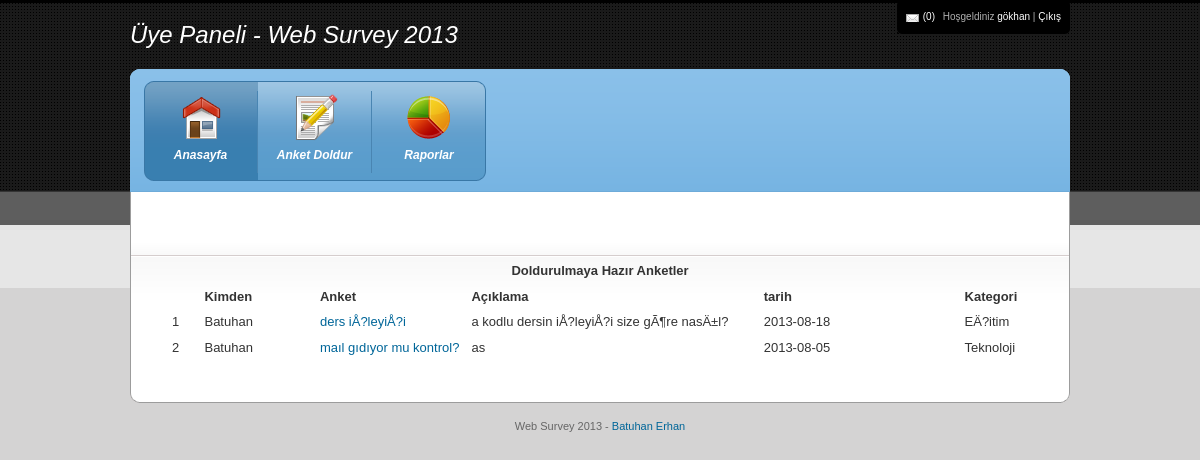
Page /uindex.php?s=anketdoldur (signed in) on the committed database.
### tables this page shows
CREATE TABLE IF NOT EXISTS `uyelik` (
  `id` int(11) NOT NULL AUTO_INCREMENT,
  `adi_soyadi` varchar(255) NOT NULL,
  `numara` int(11) NOT NULL,
  `bolum_id` int(11) NOT NULL,
  `yas` int(11) NOT NULL,
  `mail` varchar(255) NOT NULL,
  `sifre` varchar(255) NOT NULL,
  `onay` int(11) NOT NULL DEFAULT '0',
  `danisman_id` int(11) NOT NULL,
  PRIMARY KEY (`id`)
);

CREATE TABLE IF NOT EXISTS `anket` (
  `id` int(11) NOT NULL AUTO_INCREMENT,
  `anket` varchar(255) NOT NULL,
  `aciklama` text NOT NULL,
  `kategori_id` int(11) NOT NULL,
  `tarih` date NOT NULL,
  `anketor_id` int(11) NOT NULL,
  PRIMARY KEY (`id`)
);

CREATE TABLE IF NOT EXISTS `anketor` (
  `id` int(11) NOT NULL AUTO_INCREMENT,
  `adi_soyadi` varchar(255) NOT NULL,
  `unvan_id` int(11) NOT NULL,
  `mail` varchar(255) NOT NULL,
  `sifre` varchar(255) NOT NULL,
  PRIMARY KEY (`id`)
);

CREATE TABLE IF NOT EXISTS `kategori` (
  `id` int(11) NOT NULL AUTO_INCREMENT,
  `kategori` varchar(255) NOT NULL,
  PRIMARY KEY (`id`)
);

### anketdoldur.php (the view, shortened to what this page needs)
<?php
	$ip = $_SERVER['REMOTE_ADDR'];
?>
<p><br><br>
<?php
$anket_sn = mysql_fetch_assoc(mysql_query("SELECT * FROM anket where id='".$_GET["sa"]."'"));
if($_GET["sa"] && $anket_sn){
	$ip_kn = mysql_fetch_assoc(mysql_query("SELECT * FROM ip_kontrol where anket_id='".$_GET["sa"]."' and ip='".$ip."'"));
	if(!$ip_kn || $ip_sn==1){
	$a_al = mysql_fetch_assoc(mysql_query("SELECT * FROM anket where id='$_GET[sa]'"));
if($ip_sn!=1){
?>
<div id="anaKapsayici">
	<div id="ust">
		<div class="ortala">
		  <div class="temizle"></div>
		</div>
	</div>
	<div class="golge"></div>
	<div id="orta" class="ortala">
    <form method="post" enctype="multipart/form-data" name="example" action="<?=$PHP_SELF;?>">
	  <table><tr><td><div class="sayfaAciklamasi">
<h3 class="genelBaslik"><?=$a_al["adi"];?></h3>
				<p><?=$a_al["aciklama"];?></p>
	  </div></td></tr>
      <?php
	  $s = mysql_query("select * from sorular where anket_id='".$_GET["sa"]."' order by siralama");
while ($lis = mysql_fetch_array($s)) {
	  ?>
      <tr><td>
<h3 class="genelBaslik"><?=$lis["soru"];?></h3>
				<?php
              $sik = mysql_query("select * from siklar where soru_id=$lis[id] order by siralama");
			  $i=1;
        	   while ($siklis = mysql_fetch_array($sik)) {
				   if($siklis["tip"]==1){
                ?>
				<p><input type="radio" name="<?=$lis["id"];?>" value="<?=$siklis["id"];?>"> <?=$siklis["adi"];?></p>
                <?php
				   }else if($siklis["tip"]==2){
				   $i++;
				?>
               <p><input type="checkbox" name="<?=$lis["id"]."-".$i;?>" value="<?=$siklis["id"];?>"> <?=$siklis["adi"];?></p>
                <?php
                	}else if($siklis["tip"]==4){
				?>
               <p><input type="text" name="<?=$lis["id"];?>" value="<?=$siklis["id"];?>"> <?=$siklis["adi"];?></p>
                <?php
                	}else if($siklis["tip"]==9){
				?>
               <p><TEXTAREA NAME="<?=$lis["id"];?>" COLS=40 ROWS=6></TEXTAREA> <?=$siklis["adi"];?></p>
                <?php
                	}
				}
				?>
	 </td></tr>
     <?php
	}
	 ?>
     <tr><td><p><input type="submit" class="buton" name="onay" id="onay" value="Onayla" /></p></td></tr>
     </table></form>
  </div>
</div>
    <?php
}
	}else{
		echo "<center>Daha onceden bu anketi Doldurdunuz.</center>";
	}
}else{
?>
  <center> <table width="856" height="102" border="1" align="center">
<tr>
  <th colspan="6" scope="col">Doldurulmaya Hazır Anketler</th>
  </tr>
  <tr class="s">
  <th width="27" scope="col"></th>
    <th width="96" class="s" scope="col">Kimden</th>
    <th width="126" class="s" scope="col">Anket</th>
    <th width="243" class="s" scope="col">Açıklama</th>
    <th width="167" class="s" scope="col">tarih</th>
    <th width="27" class="s" scope="col">Kategori</th>
    </tr>
  <?php
  $i=0;
  $s = mysql_query("select * from anket where anketor_id='".$u_al["danisman_id"]."' order by id");
while ($lis = mysql_fetch_array($s)) {
	$list = mysql_fetch_assoc(mysql_query("select * from anketor where id=".$lis["anketor_id"].""));
	$liste = mysql_fetch_assoc(mysql_query("select * from kategori where id=".$lis["kategori_id"].""));
	$i++;
  ?>
  <tr>
  	<td><?=$i;?></td>
    <td><?=$list["adi_soyadi"];?></td>
    <td><a href="uindex.php?s=anketdoldur&sa=<?=$lis["id"];?>"><?=$lis["anket"];?></a></td>
    <td><?=$lis["aciklama"];?></td>
    <td><?=$lis["tarih"];?></td>
    <td><?=$liste["kategori"];?></td>
    </tr>
    <?php
  }
   ?>
</table> </center>
<?php
}
	?>

### uindex.php (shortened to what this page needs)
<?php
	if($_SESSION["u_id"]){
	$u_al = mysql_fetch_assoc(mysql_query("SELECT * FROM uyelik where id='$_SESSION[u_id]'"));
	$mesaj = mysql_fetch_assoc(mysql_query("SELECT COUNT(*) as say FROM umesaj where kime='$_SESSION[u_id]'"));
?>
<!DOCTYPE html PUBLIC "-//W3C//DTD XHTML 1.0 Transitional//EN" "http://www.w3.org/TR/xhtml1/DTD/xhtml1-transitional.dtd">
<html xmlns="http://www.w3.org/1999/xhtml">
<head>
<link rel="stylesheet" type="text/css" href="css/960.css" />
<link rel="stylesheet" type="text/css" href="css/reset.css" />
<link rel="stylesheet" type="text/css" href="css/text.css" />
<link rel="stylesheet" type="text/css" href="css/blue.css" />
<link type="text/css" href="css/smoothness/ui.css" rel="stylesheet" />
</head>
<body>
<div class="container_16" id="wrapper">
	<div class="grid_8" id="logo">Üye Paneli - Web Survey 2013</div>
    <div class="grid_8">
      <div id="user_tools"><span><a href="uindex.php?s=umesaj&id=<?=$u_al["id"]?>" class="mail">(<?=$mesaj["say"];?>)</a> Hoşgeldiniz <a href="uindex.php?s=uyeduzenle&id=<?=$u_al["id"]?>"><?php echo $u_al["adi_soyadi"]; ?></a> |  <a href="uindex.php?s=cikis&u=1">Çıkış</a></span></div>
    </div>
<div class="grid_16" id="header">
<div id="menu">
	<ul class="group" id="menu_group_main">
		<li class="item first" id="one"><a href="uindex.php" class="main current"><span class="outer"><span class="inner dashboard">Anasayfa</span></span></a></li>
        <li class="item middle" id="two"><a href="uindex.php?s=anketdoldur" class="main"><span class="outer"><span class="inner content">Anket Doldur</span></span></a></li>
        <li class="item last" id="three"><a href="uindex.php?s=rapor"><span class="outer"><span class="inner reports png">Raporlar</span></span></a></li>
    </ul>
</div>
</div>
    <div class="grid_16" id="content">
    <div id="portlets">
    <?php
			if($_GET["s"]=="cikis"){
				include("cikis.php");
			}else if($_GET["s"]=="uyeduzenle"){
				include("uyeduzenle.php");
			}else if($_GET["s"]=="umesaj"){
				include("umesaj.php");
			}else if($_GET["s"]=="anketdoldur"){
				include("anketdoldur.php");
			}else if($_GET["s"]=="rapor"){
				include("rapor.php");
			}else{
				include("u.php");
			}
					?>
   </div>
  </div>
</div>
<div class="container_16" id="footer">
Web Survey 2013 - <a href="#">Batuhan Erhan</a></div>
</body>
</html>
<?php
	}
?>

### css/960.css (style rules this page uses)
.container_12,.container_16 { margin-left:auto;margin-right:auto;width:960px }
.grid_1,.grid_2,.grid_3,.grid_4,.grid_5,.grid_6,.grid_7,.grid_8,.grid_9,.grid_10,.grid_11,.grid_12,.grid_13,.grid_14,.grid_15,.grid_16 { display:inline;float:left;margin-left:10px;margin-right:10px }
.container_12 .grid_6,.container_16 .grid_8 { width:460px }
.container_12 .grid_12,.container_16 .grid_16 { width:940px }

### css/text.css (style rules this page uses)
body { font:13px/1.5 "Trebuchet MS", Arial, Helvetica, sans-serif }
ul { list-style:disc }
li { margin-left:0px }
p,dl,hr,h1,h2,h3,h4,h5,h6,ol,ul,pre,table,address,fieldset { margin-bottom:20px }

### css/blue.css (style rules this page uses)
body { background:url(../images/bg.gif) repeat-x left top #d4d3d3; font-family:"Trebuchet MS", Arial, Helvetica, sans-serif; font-size: 13px; color: #333; }
a, a:active, a:link, a:visited { text-decoration:none; color: #069; }
#logo { font-size:24px; font-style:italic; font-weight:normal; color:white; line-height:69px; }
#header { background:url(../images/bg_header_blue.gif) left top no-repeat; height:123px; }
#content { background:url(../images/bg_content.gif) left top repeat-x #FFFFFF; width:938px !important; border-left:1px solid #9c9c9c; border-right:1px solid #9c9c9c; padding: 10px 0px; }
#wrapper { padding-bottom:10px !important; background:url(../images/bg_content_bottom.gif) center bottom no-repeat; }
#footer { text-align:center; padding:15px 0px; color: #666; font-size:11px; }
#user_tools { background:url(../images/bg_usertools_right.gif) right top no-repeat; height:34px; padding-right:9px; float:right; }
#user_tools span { background:url(../images/bg_usertools_left.gif) left top no-repeat #000000; height:34px; padding-left:9px; line-height: 34px; font-size:10px; color: #b0b0b0; display:block; float:right; }
#user_tools a { color: #FFF; text-decoration:none; }
#user_tools a.mail { background: url(../images/icon_mail_small.gif) left 2px no-repeat; padding-left:17px; margin-right:5px; }
#menu { float: left; }
#menu ul.group { margin: 12px 0px 0px 14px; padding: 0px 0px 0px; list-style: none; float: left; z-index:4; }
#menu ul.group li { display: inline; float: left; position: static; z-index: 5; margin-left:0px !important; }
#menu ul.group li a { display: block; float: left; height: 100px; width: 114px; overflow:hidden; font-size: 12px; font-weight: bold; font-style: italic; color: white; text-decoration:none; text-align:center; z-index:6; }
#menu ul.group li a * { cursor: pointer; }
#menu ul.group li a span.outer { display: block; height: 90px; padding-top: 10px }
#menu ul.group li a span.inner { display: block; padding: 55px 10px 9px 10px; white-space: nowrap; background-repeat: no-repeat; background-position: 50% 3px; }
#menu ul.group li a { background:url('../images/navigation_background_blue.gif') repeat-x top left; }
#menu ul.group li.first a { background:url('../images/navigation_first_blue.gif') no-repeat top left; }
#menu ul.group li.last a { background:url('../images/navigation_last_blue.gif') no-repeat top right; }
#menu ul.group li.last a span.inner { border: none !important; }
#menu ul.group li a:hover, #menu ul.group li a.hover { background-position: bottom left; text-decoration: none; }
#menu ul.group li.last a:hover, #menu ul.group li.last a.hover { background-position: bottom right; }
#menu ul.group li a.current { background-position: bottom left; text-decoration: none; }
#menu ul.group li.first a.current { background-position: bottom left; }
#menu ul.group li a span.inner { border-right: 1px solid #4985b2; }
#menu .dashboard { background-image: url(../images/icon_dashboard.png); background-repeat: no-repeat; }
#menu .content { background-image: url(../images/icon_edit.png); background-repeat: no-repeat; }
#menu .reports { background-image: url(../images/icon_reports.png); background-repeat: no-repeat; }
#portlets { padding:0px 10px; }

### anketdoldur.php (style rules this page uses)
.s { text-align: left; }

### rows in the picture
uyelik: adi_soyadi "gökhan"
anket: anketor.adi_soyadi "Batuhan", anket "ders iÅ?leyiÅ?i", aciklama "a kodlu dersin iÅ?leyiÅ?i size gÃ¶re nasÄ±l?", tarih "2013-08-18", kategori.kategori "EÄ?itim"
anket: anketor.adi_soyadi "Batuhan", anket "maıl gıdıyor mu kontrol?", aciklama "as", tarih "2013-08-05", kategori.kategori "Teknoloji"

### other values in the picture
$mesaj["say"] "0"
